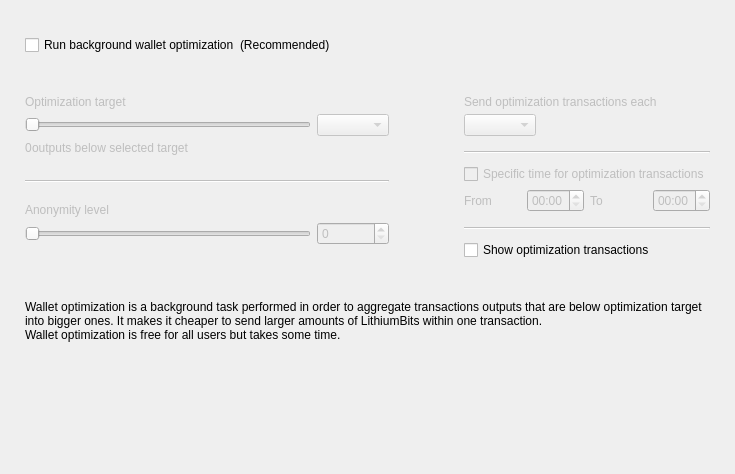
<?xml version="1.0" encoding="UTF-8"?>
<ui version="4.0">
 <class>OptimizationOptionsFrame</class>
 <widget class="QFrame" name="OptimizationOptionsFrame">
  <property name="geometry">
   <rect>
    <x>0</x>
    <y>0</y>
    <width>735</width>
    <height>474</height>
   </rect>
  </property>
  <property name="windowTitle">
   <string>Frame</string>
  </property>
  <property name="frameShape">
   <enum>QFrame::NoFrame</enum>
  </property>
  <property name="frameShadow">
   <enum>QFrame::Raised</enum>
  </property>
  <layout class="QVBoxLayout" name="verticalLayout">
   <property name="spacing">
    <number>0</number>
   </property>
   <property name="leftMargin">
    <number>25</number>
   </property>
   <property name="topMargin">
    <number>35</number>
   </property>
   <property name="rightMargin">
    <number>25</number>
   </property>
   <property name="bottomMargin">
    <number>0</number>
   </property>
   <item>
    <layout class="QHBoxLayout" name="horizontalLayout_2">
     <item>
      <widget class="QCheckBox" name="m_enableOptimizationCheck">
       <property name="text">
        <string>Run background wallet optimization</string>
       </property>
      </widget>
     </item>
     <item>
      <widget class="WalletGui::WalletNormalGrayTextLabel" name="label_8">
       <property name="text">
        <string>(Recommended)</string>
       </property>
      </widget>
     </item>
     <item>
      <spacer name="horizontalSpacer">
       <property name="orientation">
        <enum>Qt::Horizontal</enum>
       </property>
       <property name="sizeHint" stdset="0">
        <size>
         <width>40</width>
         <height>20</height>
        </size>
       </property>
      </spacer>
     </item>
    </layout>
   </item>
   <item>
    <spacer name="verticalSpacer_2">
     <property name="orientation">
      <enum>Qt::Vertical</enum>
     </property>
     <property name="sizeType">
      <enum>QSizePolicy::Fixed</enum>
     </property>
     <property name="sizeHint" stdset="0">
      <size>
       <width>20</width>
       <height>40</height>
      </size>
     </property>
    </spacer>
   </item>
   <item>
    <widget class="QWidget" name="m_optimizationOptionsWidget" native="true">
     <property name="enabled">
      <bool>true</bool>
     </property>
     <layout class="QHBoxLayout" name="horizontalLayout">
      <property name="spacing">
       <number>75</number>
      </property>
      <property name="leftMargin">
       <number>0</number>
      </property>
      <property name="topMargin">
       <number>0</number>
      </property>
      <property name="rightMargin">
       <number>0</number>
      </property>
      <property name="bottomMargin">
       <number>0</number>
      </property>
      <item alignment="Qt::AlignTop">
       <widget class="QWidget" name="widget1" native="true">
        <property name="enabled">
         <bool>false</bool>
        </property>
        <layout class="QGridLayout" name="gridLayout" columnstretch="50,0,0,0">
         <property name="leftMargin">
          <number>0</number>
         </property>
         <property name="topMargin">
          <number>0</number>
         </property>
         <property name="rightMargin">
          <number>0</number>
         </property>
         <property name="bottomMargin">
          <number>0</number>
         </property>
         <property name="verticalSpacing">
          <number>5</number>
         </property>
         <item row="0" column="0" colspan="4">
          <widget class="WalletGui::WalletNormalBlackTextLabel" name="label_5">
           <property name="text">
            <string>Optimization target</string>
           </property>
           <property name="indent">
            <number>0</number>
           </property>
          </widget>
         </item>
         <item row="4" column="0" colspan="4">
          <spacer name="verticalSpacer_3">
           <property name="orientation">
            <enum>Qt::Vertical</enum>
           </property>
           <property name="sizeType">
            <enum>QSizePolicy::Fixed</enum>
           </property>
           <property name="sizeHint" stdset="0">
            <size>
             <width>20</width>
             <height>20</height>
            </size>
           </property>
          </spacer>
         </item>
         <item row="1" column="0" colspan="3">
          <widget class="QSlider" name="m_thresholdSlider">
           <property name="maximum">
            <number>6</number>
           </property>
           <property name="pageStep">
            <number>1</number>
           </property>
           <property name="orientation">
            <enum>Qt::Horizontal</enum>
           </property>
          </widget>
         </item>
         <item row="1" column="3">
          <widget class="QComboBox" name="m_thresholdCombo"/>
         </item>
         <item row="5" column="0" colspan="4">
          <widget class="Line" name="line">
           <property name="orientation">
            <enum>Qt::Horizontal</enum>
           </property>
          </widget>
         </item>
         <item row="6" column="0" colspan="4">
          <spacer name="verticalSpacer_4">
           <property name="orientation">
            <enum>Qt::Vertical</enum>
           </property>
           <property name="sizeType">
            <enum>QSizePolicy::Fixed</enum>
           </property>
           <property name="sizeHint" stdset="0">
            <size>
             <width>20</width>
             <height>15</height>
            </size>
           </property>
          </spacer>
         </item>
         <item row="8" column="3">
          <widget class="QSpinBox" name="m_mixinSpin">
           <property name="buttonSymbols">
            <enum>QAbstractSpinBox::UpDownArrows</enum>
           </property>
          </widget>
         </item>
         <item row="7" column="0" colspan="4">
          <widget class="WalletGui::WalletNormalBlackTextLabel" name="label_7">
           <property name="text">
            <string>Anonymity level</string>
           </property>
           <property name="indent">
            <number>0</number>
           </property>
          </widget>
         </item>
         <item row="8" column="0" colspan="3">
          <widget class="QSlider" name="m_mixinSlider">
           <property name="pageStep">
            <number>1</number>
           </property>
           <property name="orientation">
            <enum>Qt::Horizontal</enum>
           </property>
          </widget>
         </item>
         <item row="2" column="0" colspan="4">
          <spacer name="verticalSpacer_12">
           <property name="orientation">
            <enum>Qt::Vertical</enum>
           </property>
           <property name="sizeType">
            <enum>QSizePolicy::Fixed</enum>
           </property>
           <property name="sizeHint" stdset="0">
            <size>
             <width>20</width>
             <height>0</height>
            </size>
           </property>
          </spacer>
         </item>
         <item row="3" column="0" colspan="4">
          <layout class="QHBoxLayout" name="horizontalLayout_3" stretch="0,1">
           <item>
            <widget class="QLabel" name="m_nonOptimizedOutputsLabel">
             <property name="text">
              <string>0</string>
             </property>
            </widget>
           </item>
           <item>
            <widget class="WalletGui::WalletNormalBlackTextLabel" name="m_nonOptimizedOutputsTextLabel">
             <property name="text">
              <string>outputs below selected target</string>
             </property>
            </widget>
           </item>
          </layout>
         </item>
        </layout>
       </widget>
      </item>
      <item>
       <layout class="QVBoxLayout" name="verticalLayout_3">
        <property name="spacing">
         <number>10</number>
        </property>
        <property name="rightMargin">
         <number>0</number>
        </property>
        <property name="bottomMargin">
         <number>0</number>
        </property>
        <item>
         <widget class="QWidget" name="widget2" native="true">
          <property name="enabled">
           <bool>false</bool>
          </property>
          <layout class="QGridLayout" name="gridLayout_2" columnstretch="0,0,0,0">
           <property name="leftMargin">
            <number>0</number>
           </property>
           <property name="topMargin">
            <number>0</number>
           </property>
           <property name="rightMargin">
            <number>0</number>
           </property>
           <property name="bottomMargin">
            <number>0</number>
           </property>
           <property name="verticalSpacing">
            <number>5</number>
           </property>
           <item row="2" column="0" colspan="2" alignment="Qt::AlignLeft">
            <widget class="QComboBox" name="m_periodCombo"/>
           </item>
           <item row="8" column="0">
            <widget class="WalletGui::WalletNormalBlackTextLabel" name="label_2">
             <property name="text">
              <string>From</string>
             </property>
            </widget>
           </item>
           <item row="8" column="1">
            <widget class="QTimeEdit" name="m_startTimeEdit">
             <property name="enabled">
              <bool>false</bool>
             </property>
             <property name="displayFormat">
              <string>HH:mm</string>
             </property>
            </widget>
           </item>
           <item row="8" column="2">
            <widget class="WalletGui::WalletNormalBlackTextLabel" name="label_3">
             <property name="text">
              <string>To</string>
             </property>
            </widget>
           </item>
           <item row="8" column="3">
            <widget class="QTimeEdit" name="m_stopTimeEdit">
             <property name="enabled">
              <bool>false</bool>
             </property>
             <property name="displayFormat">
              <string>HH:mm</string>
             </property>
            </widget>
           </item>
           <item row="6" column="0" colspan="4">
            <widget class="QCheckBox" name="m_optimizationTimeCheck">
             <property name="text">
              <string>Specific time for optimization transactions</string>
             </property>
            </widget>
           </item>
           <item row="4" column="0" colspan="4">
            <widget class="Line" name="line_2">
             <property name="orientation">
              <enum>Qt::Horizontal</enum>
             </property>
            </widget>
           </item>
           <item row="0" column="0" colspan="4">
            <widget class="WalletGui::WalletNormalBlackTextLabel" name="label_4">
             <property name="text">
              <string>Send optimization transactions each</string>
             </property>
             <property name="indent">
              <number>0</number>
             </property>
            </widget>
           </item>
           <item row="7" column="0" colspan="4">
            <spacer name="verticalSpacer_8">
             <property name="orientation">
              <enum>Qt::Vertical</enum>
             </property>
             <property name="sizeType">
              <enum>QSizePolicy::Fixed</enum>
             </property>
             <property name="sizeHint" stdset="0">
              <size>
               <width>20</width>
               <height>0</height>
              </size>
             </property>
            </spacer>
           </item>
           <item row="3" column="0" colspan="4">
            <spacer name="verticalSpacer_6">
             <property name="orientation">
              <enum>Qt::Vertical</enum>
             </property>
             <property name="sizeType">
              <enum>QSizePolicy::Fixed</enum>
             </property>
             <property name="sizeHint" stdset="0">
              <size>
               <width>20</width>
               <height>10</height>
              </size>
             </property>
            </spacer>
           </item>
           <item row="10" column="0" colspan="4">
            <widget class="Line" name="line_3">
             <property name="orientation">
              <enum>Qt::Horizontal</enum>
             </property>
            </widget>
           </item>
           <item row="1" column="0" colspan="4">
            <spacer name="verticalSpacer_5">
             <property name="orientation">
              <enum>Qt::Vertical</enum>
             </property>
             <property name="sizeType">
              <enum>QSizePolicy::Fixed</enum>
             </property>
             <property name="sizeHint" stdset="0">
              <size>
               <width>20</width>
               <height>0</height>
              </size>
             </property>
            </spacer>
           </item>
           <item row="5" column="0" colspan="4">
            <spacer name="verticalSpacer_7">
             <property name="orientation">
              <enum>Qt::Vertical</enum>
             </property>
             <property name="sizeType">
              <enum>QSizePolicy::Fixed</enum>
             </property>
             <property name="sizeHint" stdset="0">
              <size>
               <width>20</width>
               <height>5</height>
              </size>
             </property>
            </spacer>
           </item>
           <item row="9" column="0" colspan="4">
            <spacer name="verticalSpacer_10">
             <property name="orientation">
              <enum>Qt::Vertical</enum>
             </property>
             <property name="sizeType">
              <enum>QSizePolicy::Fixed</enum>
             </property>
             <property name="sizeHint" stdset="0">
              <size>
               <width>20</width>
               <height>10</height>
              </size>
             </property>
            </spacer>
           </item>
          </layout>
         </widget>
        </item>
        <item>
         <widget class="QCheckBox" name="m_showFusionTransactionsCheck">
          <property name="enabled">
           <bool>true</bool>
          </property>
          <property name="text">
           <string>Show optimization transactions</string>
          </property>
         </widget>
        </item>
       </layout>
      </item>
     </layout>
    </widget>
   </item>
   <item>
    <spacer name="verticalSpacer_11">
     <property name="orientation">
      <enum>Qt::Vertical</enum>
     </property>
     <property name="sizeType">
      <enum>QSizePolicy::Fixed</enum>
     </property>
     <property name="sizeHint" stdset="0">
      <size>
       <width>20</width>
       <height>40</height>
      </size>
     </property>
    </spacer>
   </item>
   <item>
    <widget class="WalletGui::WalletExtraNormalGrayTextLabel" name="m_helpLabel">
     <property name="text">
      <string>Wallet optimization is a background task performed in order to aggregate transactions outputs that are below optimization target into bigger ones. It makes it cheaper to send larger amounts of LithiumBits within one transaction.
Wallet optimization is free for all users but takes some time.</string>
     </property>
     <property name="wordWrap">
      <bool>true</bool>
     </property>
    </widget>
   </item>
   <item>
    <spacer name="verticalSpacer">
     <property name="orientation">
      <enum>Qt::Vertical</enum>
     </property>
     <property name="sizeHint" stdset="0">
      <size>
       <width>20</width>
       <height>40</height>
      </size>
     </property>
    </spacer>
   </item>
  </layout>
 </widget>
 <customwidgets>
  <customwidget>
   <class>WalletGui::WalletNormalGrayTextLabel</class>
   <extends>QLabel</extends>
   <header>Gui/Common/WalletTextLabel.h</header>
  </customwidget>
  <customwidget>
   <class>WalletGui::WalletNormalBlackTextLabel</class>
   <extends>QLabel</extends>
   <header>Gui/Common/WalletTextLabel.h</header>
  </customwidget>
  <customwidget>
   <class>WalletGui::WalletExtraNormalGrayTextLabel</class>
   <extends>QLabel</extends>
   <header>Gui/Common/WalletTextLabel.h</header>
  </customwidget>
 </customwidgets>
 <resources/>
 <connections>
  <connection>
   <sender>m_enableOptimizationCheck</sender>
   <signal>toggled(bool)</signal>
   <receiver>widget1</receiver>
   <slot>setEnabled(bool)</slot>
   <hints>
    <hint type="sourcelabel">
     <x>147</x>
     <y>47</y>
    </hint>
    <hint type="destinationlabel">
     <x>176</x>
     <y>204</y>
    </hint>
   </hints>
  </connection>
  <connection>
   <sender>m_thresholdSlider</sender>
   <signal>valueChanged(int)</signal>
   <receiver>OptimizationOptionsFrame</receiver>
   <slot>thresholdChanged(int)</slot>
   <hints>
    <hint type="sourcelabel">
     <x>116</x>
     <y>139</y>
    </hint>
    <hint type="destinationlabel">
     <x>355</x>
     <y>194</y>
    </hint>
   </hints>
  </connection>
  <connection>
   <sender>m_mixinSlider</sender>
   <signal>valueChanged(int)</signal>
   <receiver>OptimizationOptionsFrame</receiver>
   <slot>mixinChanged(int)</slot>
   <hints>
    <hint type="sourcelabel">
     <x>116</x>
     <y>240</y>
    </hint>
    <hint type="destinationlabel">
     <x>367</x>
     <y>236</y>
    </hint>
   </hints>
  </connection>
  <connection>
   <sender>m_optimizationTimeCheck</sender>
   <signal>toggled(bool)</signal>
   <receiver>m_startTimeEdit</receiver>
   <slot>setEnabled(bool)</slot>
   <hints>
    <hint type="sourcelabel">
     <x>543</x>
     <y>179</y>
    </hint>
    <hint type="destinationlabel">
     <x>501</x>
     <y>207</y>
    </hint>
   </hints>
  </connection>
  <connection>
   <sender>m_optimizationTimeCheck</sender>
   <signal>toggled(bool)</signal>
   <receiver>m_stopTimeEdit</receiver>
   <slot>setEnabled(bool)</slot>
   <hints>
    <hint type="sourcelabel">
     <x>543</x>
     <y>179</y>
    </hint>
    <hint type="destinationlabel">
     <x>643</x>
     <y>207</y>
    </hint>
   </hints>
  </connection>
  <connection>
   <sender>m_mixinSpin</sender>
   <signal>valueChanged(int)</signal>
   <receiver>OptimizationOptionsFrame</receiver>
   <slot>mixinChanged(int)</slot>
   <hints>
    <hint type="sourcelabel">
     <x>273</x>
     <y>271</y>
    </hint>
    <hint type="destinationlabel">
     <x>367</x>
     <y>236</y>
    </hint>
   </hints>
  </connection>
  <connection>
   <sender>m_thresholdCombo</sender>
   <signal>currentIndexChanged(int)</signal>
   <receiver>OptimizationOptionsFrame</receiver>
   <slot>thresholdChanged(int)</slot>
   <hints>
    <hint type="sourcelabel">
     <x>270</x>
     <y>139</y>
    </hint>
    <hint type="destinationlabel">
     <x>367</x>
     <y>236</y>
    </hint>
   </hints>
  </connection>
  <connection>
   <sender>m_enableOptimizationCheck</sender>
   <signal>toggled(bool)</signal>
   <receiver>widget2</receiver>
   <slot>setEnabled(bool)</slot>
   <hints>
    <hint type="sourcelabel">
     <x>158</x>
     <y>48</y>
    </hint>
    <hint type="destinationlabel">
     <x>556</x>
     <y>197</y>
    </hint>
   </hints>
  </connection>
 </connections>
 <slots>
  <slot>thresholdChanged(int)</slot>
  <slot>mixinChanged(int)</slot>
 </slots>
</ui>
